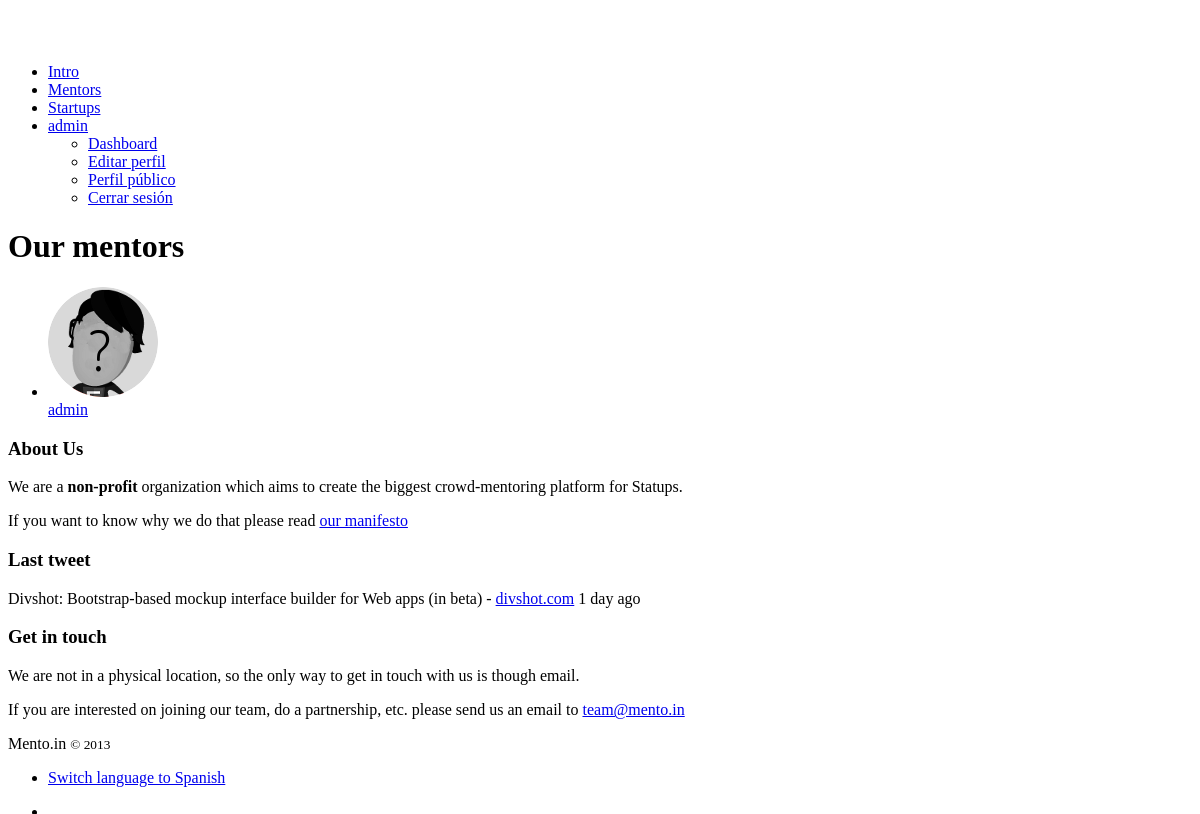
The app's page /mentors/ (signed in), older data.
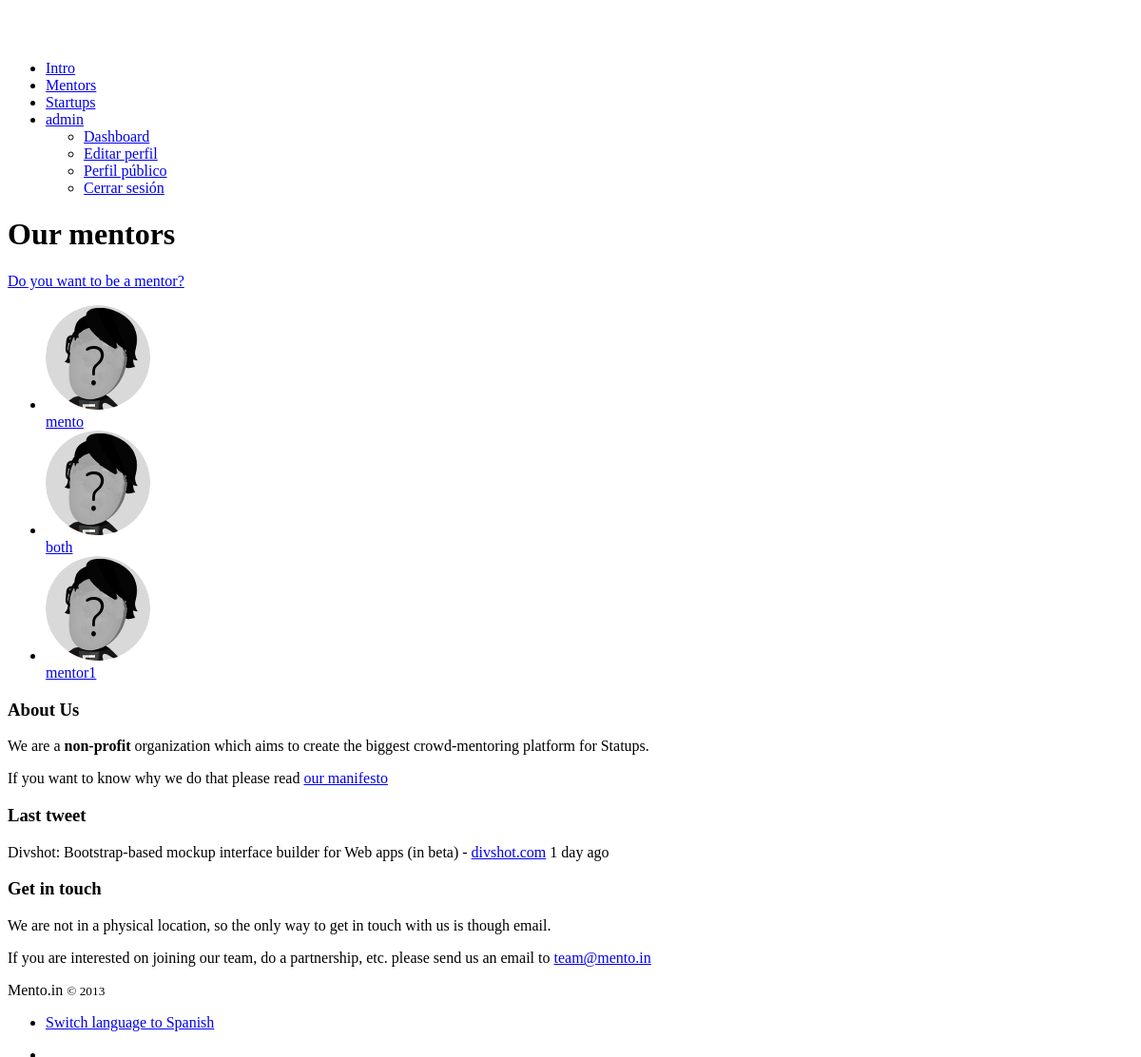
The same page, newer data.
### mentors/models.py (models this page shows)
class Mentor(models.Model):
    person = models.OneToOneField(Person)
    business_strategy = models.BooleanField()
    design = models.BooleanField()
    technology = models.BooleanField()
    marketing_sales = models.BooleanField()
    legal = models.BooleanField()
    human_resources = models.BooleanField()
    others_areas = models.CharField(max_length=100)

### people/models.py (models this page shows)
class Person(models.Model):
    user = models.OneToOneField(User)
    avatar = models.ImageField(upload_to="avatars/people")
    description = models.TextField()
    country = models.CharField(max_length=100)
    city = models.CharField(max_length=100)
    twitter_user = models.CharField(max_length=50, blank=True)
    linkedin_profile = models.URLField(blank=True)
    others_social_profiles = models.TextField(blank=True)
    why = models.TextField()
    english = models.BooleanField(blank=True)
    spanish = models.BooleanField(blank=True)
    others_languages = models.CharField(max_length=100, blank=True)
    def is_mentor(self):
        try:
            self.mentor
            return True
        except:
            return False
    is_mentor.boolean = True
    def is_entrepreneur(self):
        """Check if this Person is an entrepreneur."""
        try:
            self.entrepreneur
            return True
        except:
            return False
    is_entrepreneur.boolean = True

### mentors/views.py (the view)
# urls.py: url(r'$', 'entrepreneurs.views.list', name="entrepreneurs_list"),
def list(request):
    mentors = Mentor.objects.all()[:MENTOR_LIST_SIZE]
    return render_to_response("mentors/list.html",
        {
            "mentors": mentors,
        },
        context_instance=RequestContext(request)
    )

### templates/mentors/list.html
{% extends "base.html" %}
{% load i18n %}
{% block body-class %}class="portfolio1"{% endblock %}
{% block content %}
  <div class="container">
    <h1 class="onleft">Our mentors</h1>
    {% if not user.person.is_mentor %}
      <a href="{% url "mentors_create" %}" class="btn large shaded onright margin-top">Do you want to be a mentor?</a>
    {% endif %}
    <div class="row">
        <div class="span12">
          <ul class="inline-list">
            {% for mentor in mentors %}
              <li>
                <a href="{% url "mentors_profile" mentor.person.user.username %}">
                  <img src="{% if e.person.avatar %}{{STATIC_URL}}{{mentor.person.avatar}}{% else %}{{STATIC_URL}}images/icons/guest.png{% endif %}"><br>
                {{ mentor.person.user.username }}
                </a>
              </li>
            {% endfor %}
          </ul>
        </div>
      </div>
  </div>
{% endblock %}

Row changes from the older to the newer data that the page shows:
changed Mentor: person.user.username "admin" → "mento"
added Mentor: person.user.username "both"
added Mentor: person.user.username "mentor1"
Text that changed along with them:
text now shown: "Do you want to be a mentor?"
